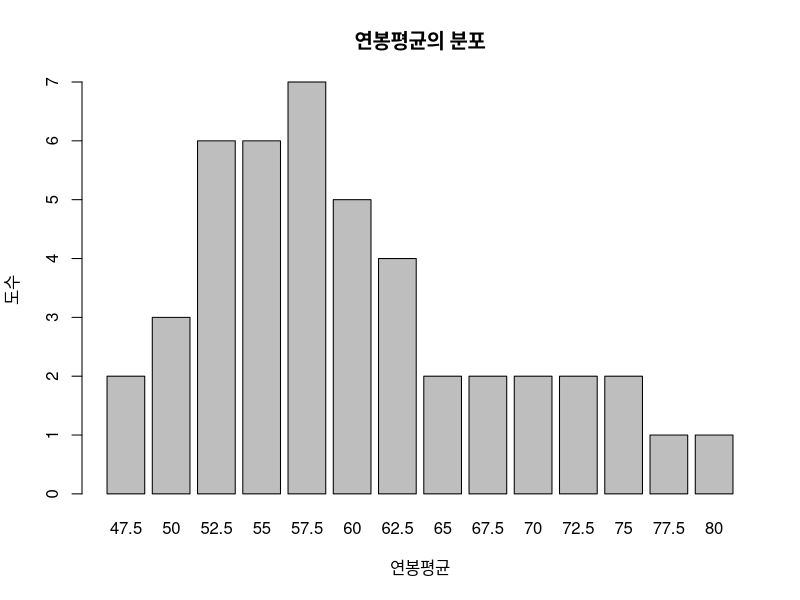
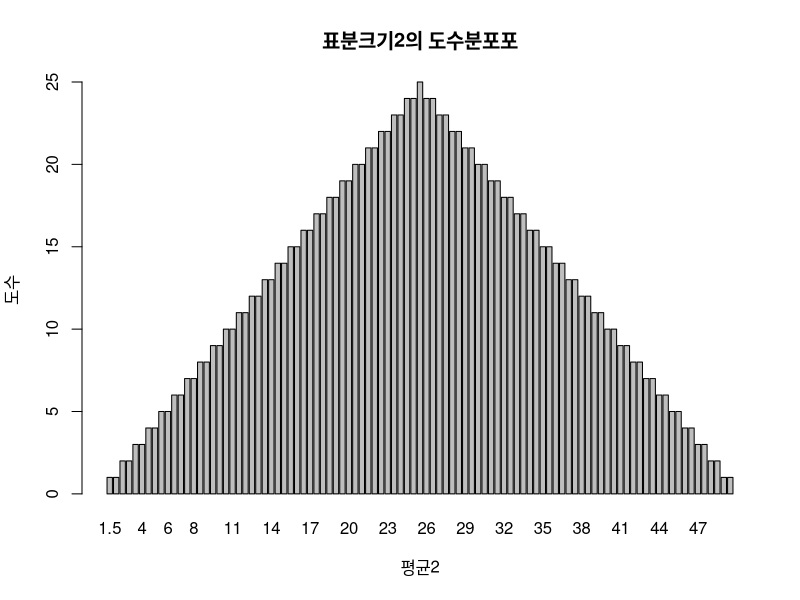
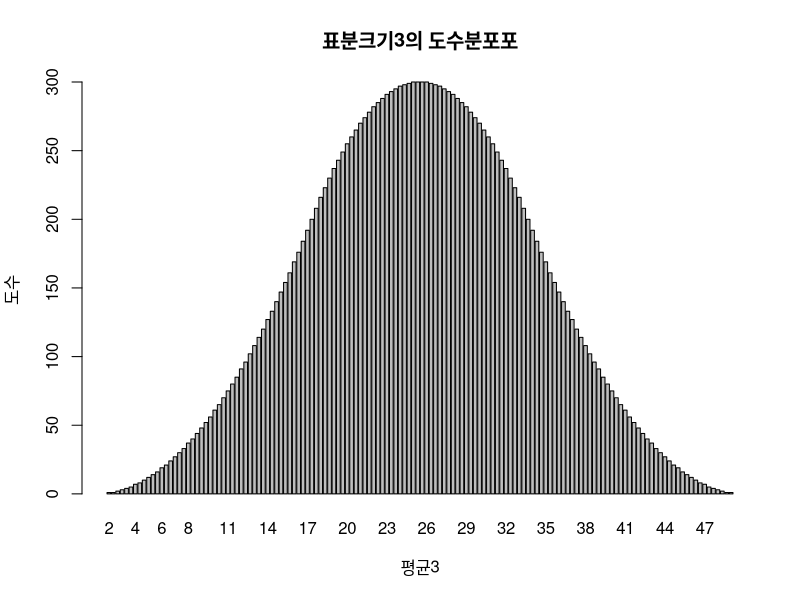
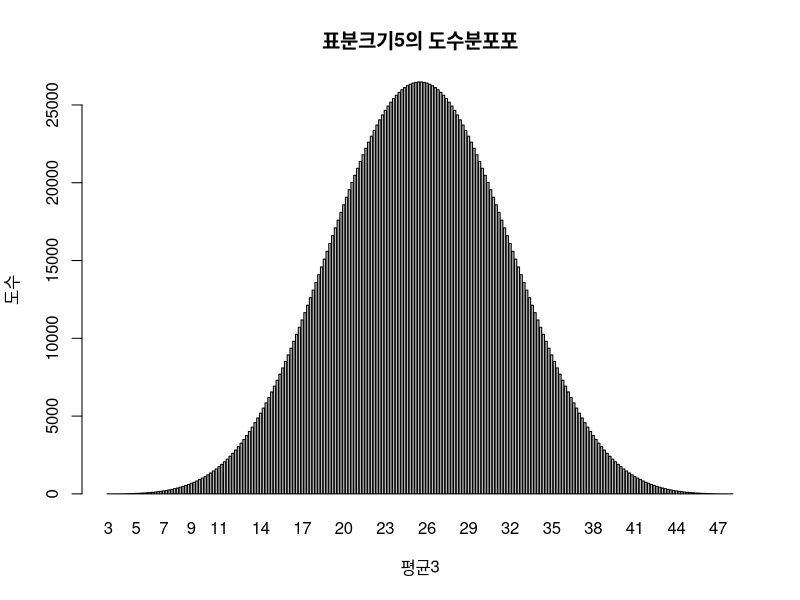

R code for these plots, in order:
#데이터에서 크기 2인 표분추출
salary=c(45,50,50,55,55,60,60,65,70,90) #연봉데이터
com2=combn(salary,2) #연봉데이터에서 2개씩 선택해서 데이터로 생성,com2에 저장
print(com2)

#표분의 크기2로 추출된 데이터의 평균을 구한 뒤 막대그래프 작성
com2t=t(com2)#데이터의 전치치
z=rowMeans(com2t)#전치된 데이터의 행평균 계산
barplot(table(z),xlab="연봉평균",ylab="도수",main="연봉평균의 분포")

#표분평균의 기댓값 구하기
meanofz=mean(z) #z의 평균
print(meanofz)

#표분의 크기를 늘려 정규분포에 가까워지는지 확인하기
#sample size=2
data50=c(1:50)#데이터
com2=combn(data50,2)#데이터에서 2개씩 선택하며 데이터 생성
com2t=t(com2)#데이터의 전치
z2=rowMeans(com2t)#전치된 데이터의 행평균 계산
meanofz2=mean(z2)#기댓값을 계산하며 저장
print(meanofz2)
barplot(table(z2),xlab="평균2",ylab="도수",main="표분크기2의 도수분포포")

#sample size=3
com3=combn(data50,3)#데이터에서 3개씩 선택하며 데이터 생성
com3t=t(com3)#데이터의 전치
z3=rowMeans(com3t)#전치된 데이터의 행평균 계산
meanofz3=mean(z3)#기댓값을 계산하며 저장
print(meanofz3)
barplot(table(z3),xlab="평균3",ylab="도수",main="표분크기3의 도수분포포")

#sample size=5
com5=combn(data50,5)#데이터에서 5개씩 선택하며 데이터 생성
com5t=t(com5)#데이터의 전치
z5=rowMeans(com5t)#전치된 데이터의 행평균 계산
meanofz5=mean(z5)#기댓값을 계산하며 저장
print(meanofz5)
barplot(table(z5),xlab="평균3",ylab="도수",main="표분크기5의 도수분포포")

#표분추출방법:단순무작위추출법
sampling=c(1:100)
print(sampling)
sample(x=sampling,size = 10)

#표분추출방법:층화추출법
install.packages("sampling")
library(sampling)
sam2=strata(data=iris,stratanames=c("Species"),size=c(3,3,3),method='srswor')#iris데이터 사용하며 표분추출,species층을 기준으로
sample2=getdata(data=iris,m=sam2) #추출된데이터 저장
print(sample2)
